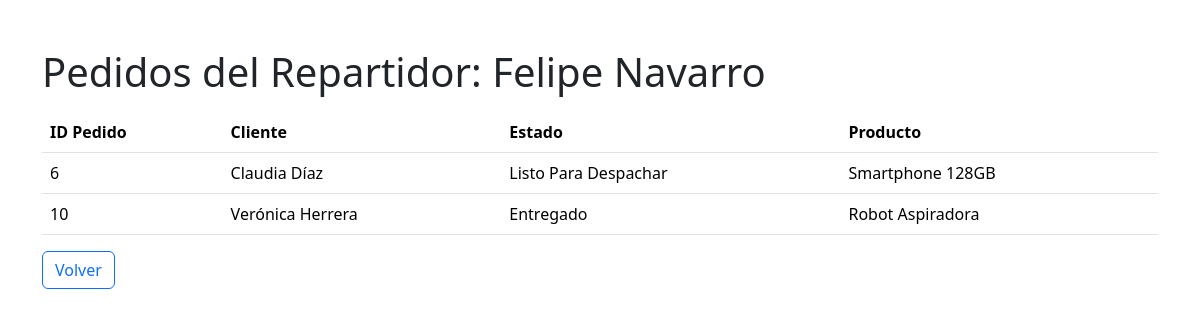
Page /repartidores/5/pedidos/ on the committed database.
### app/models.py (models this page shows, shortened)
class Repartidor(models.Model):
    nombre = models.CharField(max_length=200)

class Pedido(models.Model):
    nombre_pedido = models.ForeignKey(Cliente, on_delete=models.PROTECT, related_name='pedidos_nombre')
    estado_pedido = models.ForeignKey(Estado, on_delete=models.PROTECT)
    repartidor_pedido = models.ForeignKey(Repartidor, on_delete=models.PROTECT)
    producto_pedido = models.ForeignKey(Producto, on_delete=models.PROTECT,  null=True, blank=True)

class Cliente(models.Model):
    nombre = models.CharField(max_length=200)
    rut = models.IntegerField()
    direccion = models.TextField()

class Estado(models.Model):
    estado = models.CharField(max_length=200)

class Producto(models.Model):
    nombre = models.CharField(max_length=200)
    precio = models.IntegerField()

### app/views.py (the view)
# urls.py: path('repartidores/<int:repartidor_id>/pedidos/', pedidos_repartidor, name='pedidos_repartidor'),
def pedidos_repartidor(request, repartidor_id):
    repartidor = get_object_or_404(Repartidor, id=repartidor_id)
    pedidos = Pedido.objects.filter(repartidor_pedido=repartidor)
    context = {
        'repartidor': repartidor,
        'pedidos': pedidos
    }
    return render(request, 'app/pedidos_repartidor.html', context)

### app/templates/app/pedidos_repartidor.html (shortened to what this page needs)
<!DOCTYPE html>
<html lang="es">
<head>
    <link href="https://cdn.jsdelivr.net/npm/bootstrap@5.3.3/dist/css/bootstrap.min.css" rel="stylesheet">
</head>
<body>
    <div class="container">
        <h1 class="mt-5 mb-3">Pedidos del Repartidor: {{ repartidor.nombre }}</h1>
        <table class="table">
            <thead>
                <tr>
                    <th>ID Pedido</th>
                    <th>Cliente</th>
                    <th>Estado</th>
                    <th>Producto</th>
                </tr>
            </thead>
            <tbody>
                {% for pedido in pedidos %}
                <tr>
                    <td>{{ pedido.id }}</td>
                    <td>{{ pedido.nombre_pedido.nombre }}</td>
                    <td>{{ pedido.estado_pedido.estado }}</td>
                    <td>
                        {% if pedido.producto_pedido %}
                            {{ pedido.producto_pedido.nombre }}
                        {% else %}
                            N/A
                        {% endif %}
                    </td>
                </tr>
                {% endfor %}
            </tbody>
        </table>
        <a href="{% url 'lista_repartidores' %}" class="btn btn-outline-primary">Volver</a>
    </div>
</body>
</html>

### rows in the picture
Repartidor: nombre "Felipe Navarro"
Pedido: id "6", nombre_pedido.nombre "Claudia Díaz", estado_pedido.estado "Listo Para Despachar", producto_pedido.nombre "Smartphone 128GB"
Pedido: id "10", nombre_pedido.nombre "Verónica Herrera", estado_pedido.estado "Entregado", producto_pedido.nombre "Robot Aspiradora"
